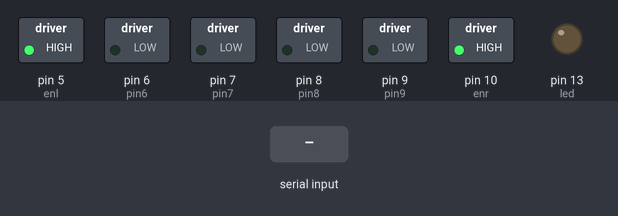
Recording of a sketch running on a simulated Arduino Uno, built with avr-gcc and run on an emulated ATmega328P. On the bench: switched loads named in the sketch (green lamp = pin HIGH), output pins drawn as LEDs (lit = HIGH). The test bench sets the inputs (shaded band).

Above: at 1.2 s.
1.3 s: "B" received over Serial
At 2.3 s:
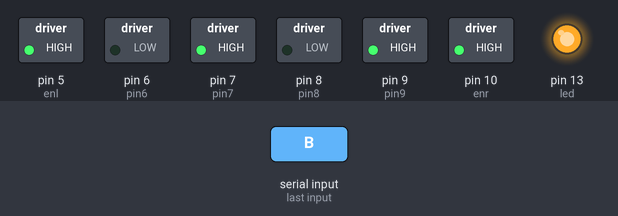
2.8 s: "F" received over Serial
At 3.4 s:
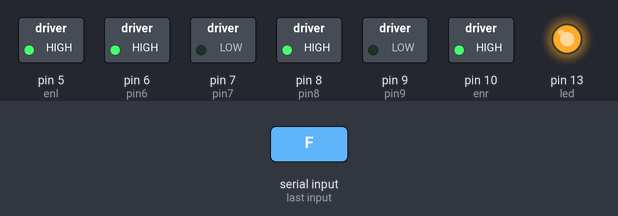
4.3 s: "L" received over Serial
At 5.5 s:
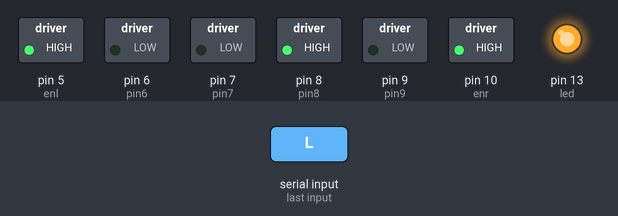
5.8 s: "R" received over Serial
At 6.9 s:
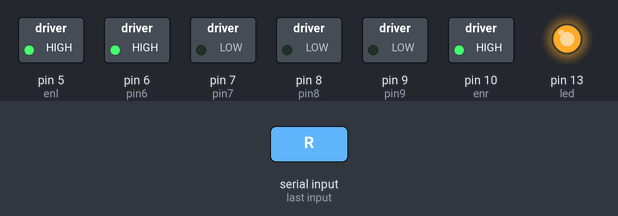
7.3 s: "W" received over Serial
At 7.9 s:
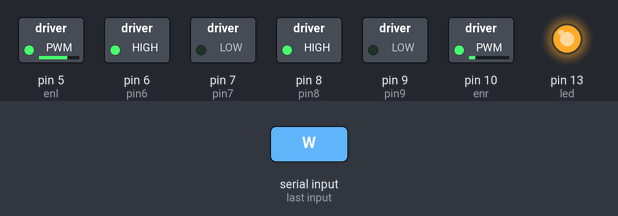
8.8 s: "B" received over Serial
At 11.8 s:
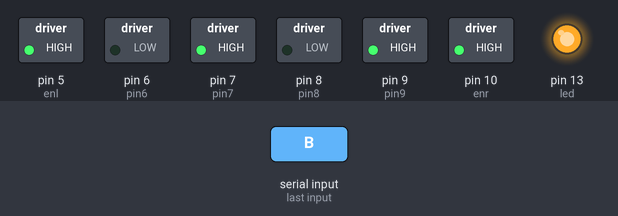
Timing chart, 0 to 12.8 s (numbered marks = the images above; inputs shaded):
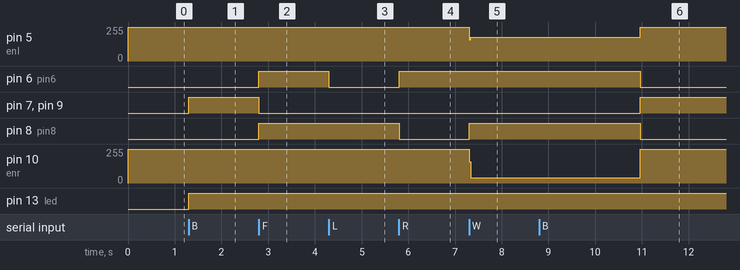

Measured:
- after the input at 1.3 s, pin 7 (pin7), pin 9 (pin9), pin 13 (led): LOW → HIGH at once
- after the input at 2.8 s, pin 6 (pin6), pin 8 (pin8): LOW → HIGH at once; pin 7 (pin7), pin 9 (pin9): HIGH → LOW at once
- after the input at 4.3 s, pin 6 (pin6): HIGH → LOW at once
- after the input at 5.8 s, pin 6 (pin6): LOW → HIGH at once; pin 8 (pin8): HIGH → LOW at once
- after the input at 7.3 s, pin 5 (enl): 255/255 → 180/255 at once; pin 8 (pin8): LOW → HIGH at once; pin 10 (enr): 255/255 → 40/255 at once
- after the input at 8.8 s, pin 7 (pin7), pin 9 (pin9): LOW → HIGH after 2.2 s; pin 13 (led): stays HIGH (without the input it goes to LOW after 2.2 s)

The sketch:

circle.ino
```cpp
int led = 13;
//left motors
int enl = 5;//enable left
int pin6 = 6;//B2
int pin7 = 7;//B1
//right motors
int enr = 10;//enable left
int pin8 = 8;//A2
int pin9 = 9;//A1


//bluetooth
char BluetoothData;

void setup(){
  pinMode(led,OUTPUT);
  //motor
  pinMode(pin6,OUTPUT);
  pinMode(pin7,OUTPUT);
  pinMode(pin8,OUTPUT);
  pinMode(pin9,OUTPUT);
  pinMode(enl,OUTPUT);
  pinMode(enr,OUTPUT);


  Serial.begin(9600);

}

// Driving functions

void Stop()
{
digitalWrite(led,LOW);
digitalWrite(pin6,LOW);
digitalWrite(pin7,LOW);
digitalWrite(pin8,LOW);
digitalWrite(pin9,LOW);
}

void turn_right()
{
digitalWrite(led,HIGH);
digitalWrite(pin6,HIGH);
digitalWrite(pin7,LOW);
digitalWrite(pin8,LOW);
digitalWrite(pin9,LOW);
}

void forward()
{
digitalWrite(led,HIGH);
digitalWrite(pin6,HIGH);
digitalWrite(pin7,LOW);
digitalWrite(pin8,HIGH);
digitalWrite(pin9,LOW);
}

void backward
(){
digitalWrite(led,HIGH);
digitalWrite(pin6,LOW);
digitalWrite(pin7,HIGH);
digitalWrite(pin8,LOW);
digitalWrite(pin9,HIGH);
}

void turn_left()
{
digitalWrite(led,HIGH);
digitalWrite(pin6,LOW);
digitalWrite(pin7,LOW);
digitalWrite(pin8,HIGH);
digitalWrite(pin9,LOW);
}

//shapes functions
void shapes()
{
   analogWrite(enl,160);
   analogWrite(enr,160);
   // circle Right shape function
  forward();
  delay(30);

  analogWrite(enl,180);
  analogWrite(enr,40);

  digitalWrite(pin6,HIGH);
  digitalWrite(pin7,LOW);
  digitalWrite(pin8,HIGH);
  digitalWrite(pin9,LOW);
  delay(3630);


  Stop();
}
void loop() {
  BluetoothData = Serial.read();
  digitalWrite(enl,HIGH);
  digitalWrite(enr,HIGH);

  //easy drive

  if(BluetoothData=='B'){
   backward();
  }

  if(BluetoothData=='F'){
    forward();
  }

  if(BluetoothData=='L'){
    turn_left();
  }

  if(BluetoothData=='R'){
    turn_right();
  }

  if(BluetoothData=='S'){
    Stop();
  }

  if(BluetoothData=='W'){

    shapes();

  }


}
```
